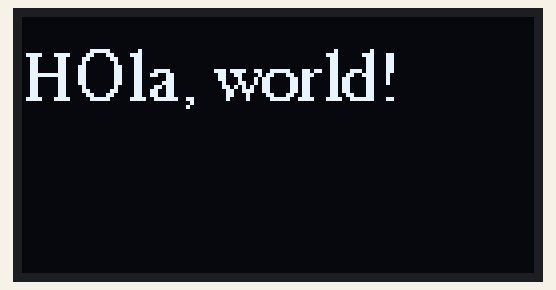
The sketch below on a simulated Arduino Uno, built with avr-gcc and run on an emulated ATmega328P. Parts: 128×64 one-colour display. What the sketch prints to the serial monitor is not drawn.

Above: at 2.1 s.

The sketch:

OLED_TEXT_PRINT.ino
```cpp
#include <Wire.h>
#include <Adafruit_GFX.h>
#include <Adafruit_SSD1306.h>
#include <Fonts/FreeSerif9pt7b.h> //optional for font use

#define SCREEN_WIDTH 128 // OLED display width, in pixels
#define SCREEN_HEIGHT 64 // OLED display height, in pixels

// Declaration for an SSD1306 display connected to I2C (SDA, SCL pins)
Adafruit_SSD1306 display(SCREEN_WIDTH, SCREEN_HEIGHT, &Wire, -1);

void setup() {
  Serial.begin(115200);

  if(!display.begin(SSD1306_SWITCHCAPVCC, 0x3C)) { // Address 0x3D for 128x64
    Serial.println(F("SSD1306 allocation failed"));
    for(;;);
  }
  delay(2000);

  display.setFont(&FreeSerif9pt7b);  //this is optional
  display.clearDisplay();

  display.setTextSize(1);
  display.setTextColor(WHITE);
  display.setCursor(0, 20);
  // Display static text
  display.println("HOla, world!");
  Serial.println("HOla, world");
  display.display();
}

void loop() {

}
```
